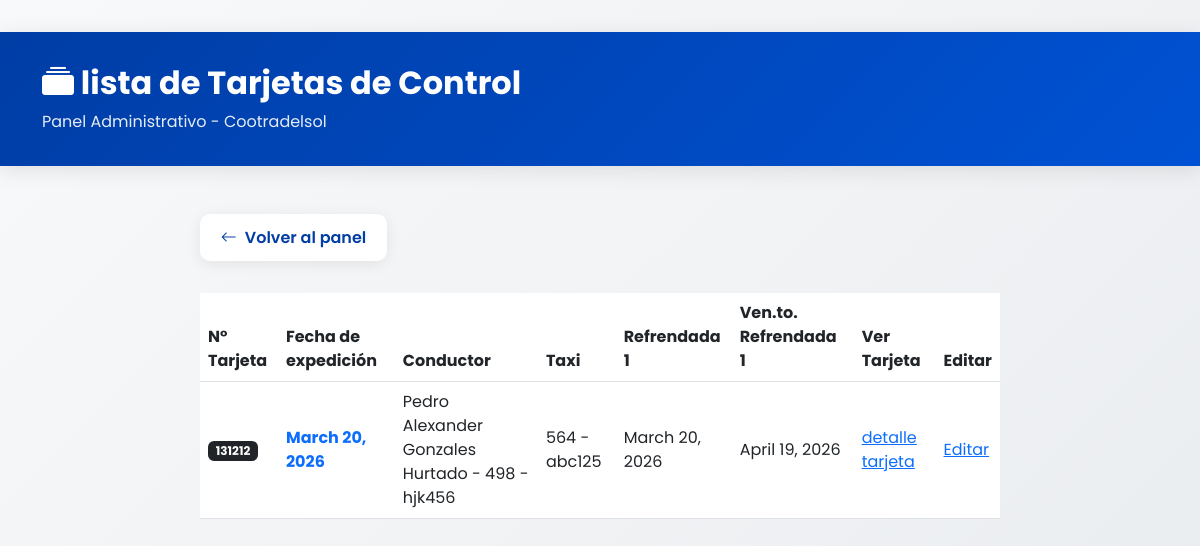
Page /lista_tarjeta_control/ on the earlier database version.
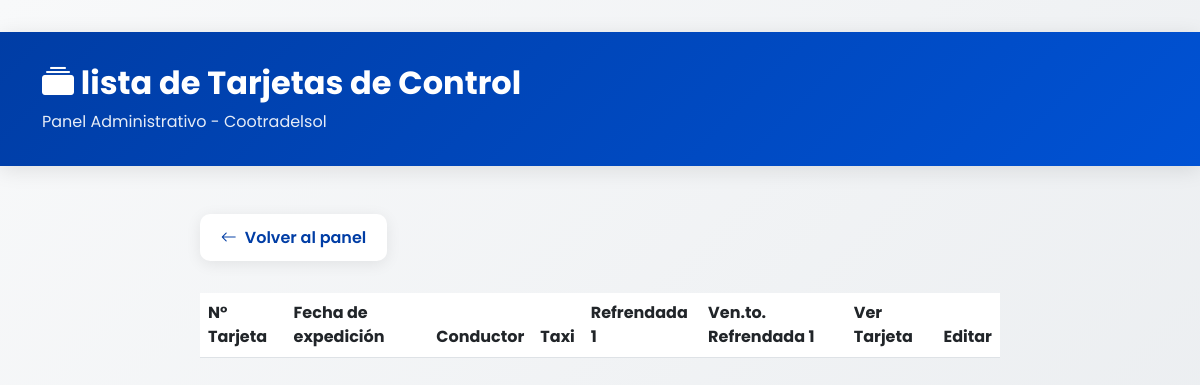
Same page on the later database version.
### admin_cosol/models.py (models this page shows, shortened)
class TarjetaControls (models.Model):
    numero_tarjeta = models.CharField(max_length=10)
    fecha_expedicion = models.DateField(blank=True, null=True)
    conductor = models.ForeignKey(Conductores, on_delete=models.CASCADE)
    taxi = models.ForeignKey(Taxis, on_delete=models.CASCADE)
    refrendada1 = models.DateField(blank=True, null=True, verbose_name="Refrendada 1")
    vencimientorefrendada1 = models.DateField(blank=True, null=True, verbose_name="vencimiento refrendad 1")
    refrendada2 = models.DateField(blank=True, null=True, verbose_name="Refrendada 2")
    vencimientorefrendada2 = models.DateField(blank=True, null=True, verbose_name="vencimiento refrendada 2")
    refrendada3 = models.DateField(blank=True, null=True, verbose_name="Refrendada 3")
    vencimientorefrendada3 = models.DateField(blank=True, null=True, verbose_name="vencimiento refrendada 3")
    refrendada4 = models.DateField(blank=True, null=True, verbose_name="Refrendada 4")
    vencimientorefrendada4 = models.DateField(blank=True, null=True, verbose_name="vencimiento refrendada 4")
    refrendada5 = models.DateField(blank=True, null=True, verbose_name="Refrendada 5")
    vencimientorefrendada5 = models.DateField(blank=True, null=True, verbose_name="vencimiento refrendada 5")
    refrendada6 = models.DateField(blank=True, null=True, verbose_name="Refrendada 6")
    vencimientorefrendada6 = models.DateField(blank=True, null=True, verbose_name="vencimiento refrendada 6")
    refrendada7 = models.DateField(blank=True, null=True, verbose_name="Refrendada 7")
    vencimientorefrendada7 = models.DateField(blank=True, null=True, verbose_name="vencimiento refrendada 7")

class Conductores(models.Model):
    nombres = models.CharField(max_length=150)
    apellidos = models.CharField(max_length=150)
    numero_identificacion = models.CharField(max_length=20)
    rh = models.CharField(max_length=3)
    direccion = models.CharField(max_length=200)
    telefono = models.CharField(max_length=10)
    eps = models.CharField(max_length=50)
    arl = models.CharField(max_length=50)
    anotaciones = models.TextField(blank=True, null=True)
    imagen = models.ImageField(upload_to='conductores/', blank=True, null=True)
    taxi = models.ForeignKey(Taxis, on_delete=models.CASCADE)
    def __str__(self):
        return f"{self.nombres} {self.apellidos} - {self.taxi}"

class Taxis (models.Model):
    numero_interno = models.IntegerField(max_length=3)
    placa = models.CharField(max_length=6)
    marca = models.CharField(max_length=20)
    modelo = models.IntegerField(max_length=4)
    radio = models.CharField(max_length=20)
    marca_radio = models.CharField(max_length=20)
    soat = models.DateField(blank=True, null=True)
    tecnomicanica = models.DateField(blank=True, null=True)
    def __str__(self):
        return f"{self.numero_interno} - {self.placa}"

### admin_cosol/views.py (the view)
# urls.py: path('lista_tarjeta_control/', views.lista_tarjeta_control, name='lista_tarjeta_control'),
def lista_tarjeta_control(request):
    tarjetas_control = TarjetaControls.objects.all()
    return render(request, 'tarjetas_control.html', {'tarjetas_control': tarjetas_control})

### admin_cosol/templates/tarjetas_control.html (shortened to what this page needs)
<!DOCTYPE html>
<html lang="es">
<head>
    <link href="https://cdn.jsdelivr.net/npm/bootstrap@5.3.0/dist/css/bootstrap.min.css" rel="stylesheet">
    <link rel="stylesheet" href="https://cdn.jsdelivr.net/npm/bootstrap-icons@1.11.0/font/bootstrap-icons.css">
    {% load static %}
</head>
<body>
    <div class="page-header">
        <div class="container">
            <div class="d-flex justify-content-between align-items-center flex-wrap gap-3">
                <div>
                    <h1><i class="bi bi-collection-fill"></i> lista de Tarjetas de Control</h1>
                    <p>Panel Administrativo - Cootradelsol</p>
                </div>
            </div>
        </div>
    </div>
    <div class="container">
        <div class="form-container">
            <a href="{% url 'login' %}" class="back-link">
                <i class="bi bi-arrow-left"></i>
                Volver al panel
            </a>
            <div class="table-responsive">
    <table class="table table-hover align-middle custom-table">
        <thead>
            <tr>
                <th>N° Tarjeta</th>
                <th>Fecha de expedición</th>
                <th>Conductor</th>
                <th>Taxi</th>
                <th>Refrendada 1</th>
                <th>Ven.to. Refrendada 1</th>
                <th>Ver Tarjeta</th>
                <th>Editar</th>
            </tr>
        </thead>
        <tbody>
            {% for tarjeta in tarjetas_control %}
            <tr>
                <td><span class="badge bg-dark">{{ tarjeta.numero_tarjeta }}</span></td>
                <td class="fw-bold text-primary">{{ tarjeta.fecha_expedicion }}</td>
                <td>{{ tarjeta.conductor }}</td>
                <td>{{ tarjeta.taxi }}</td>
                <td>
                    {{ tarjeta.refrendada1 }}
                </td>
                <td>{{ tarjeta.vencimientorefrendada1 }}</td>
                <td>
                    <a href="{% url 'detalle_tarjeta' tarjeta.id %}">detalle tarjeta</a>
                </td>
                <td>
                    <a href="">Editar</a>
                </td>
            </tr>
            {% endfor %}
        </tbody>
    </table>
</div>
        </div>
    </div>
</body>
</html>

Differences in the rows shown:
removed TarjetaControls: numero_tarjeta "131212", fecha_expedicion "March 20, 2026", conductor "Pedro Alexander Gonzales Hurtado - 498 - hjk456", taxi "564 - abc125", refrendada1 "March 20, 2026", vencimientorefrendada1 "April 19, 2026"
